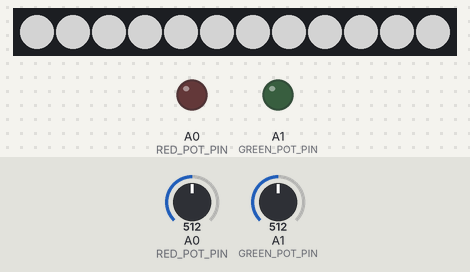
The sketch below on a simulated Arduino Uno, built with avr-gcc and run on an emulated ATmega328P. Shown: 12 RGB LEDs in strip order, left to right, output pins drawn as LEDs (lit = HIGH). The test bench sets the inputs (shaded band); at power-on: A0 (RED_POT_PIN) = 512, A1 (GREEN_POT_PIN) = 512. Dim RGB values are drawn brighter than linear.

Above: at 1.2 s.
1.3 s: A0 (RED_POT_PIN) set to 716
2.8 s: A1 (GREEN_POT_PIN) set to 306
At 3.7 s:
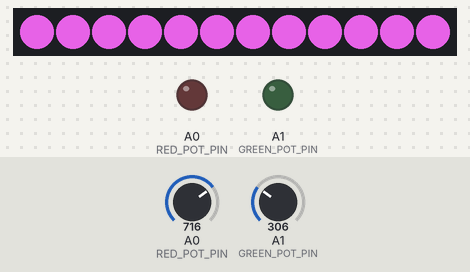
4.3 s: A0 (RED_POT_PIN) set to 122
At 5.5 s:
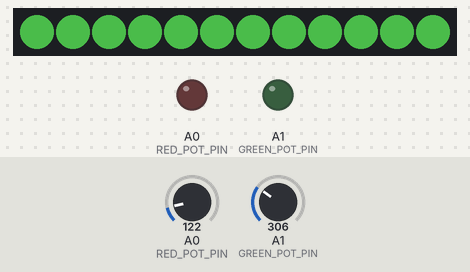
5.8 s: A1 (GREEN_POT_PIN) set to 122
At 6.8 s:
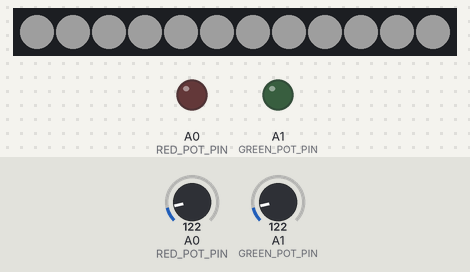
7.3 s: A0 (RED_POT_PIN) set to 0
At 8.5 s:
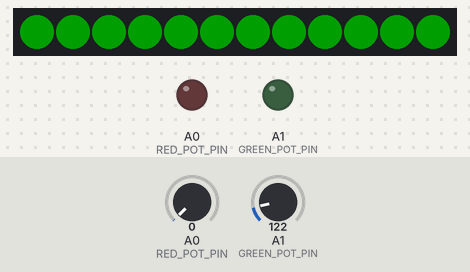
8.8 s: A1 (GREEN_POT_PIN) set to 0
At 9.2 s:
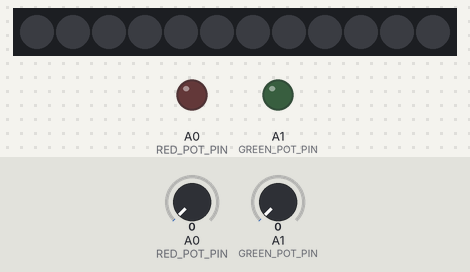
Timing chart, 0 to 11.3 s (numbered marks = the images above; inputs shaded):
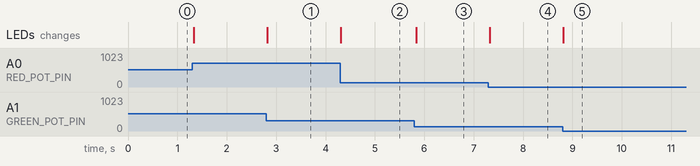

The sketch:

_02-rgb-lab.ino
```cpp
#include <Adafruit_NeoPixel.h>

#define RED_POT_PIN A0
#define GREEN_POT_PIN A1
#define BLUE_POT_PIN A0

#define NUMBER_PIXELS 12
#define LED_DATA_PIN 12
Adafruit_NeoPixel strip = Adafruit_NeoPixel(NUMBER_PIXELS, LED_DATA_PIN, NEO_GRB + NEO_KHZ800);
int redValue, greenValue, blueValue;

void setup()
{
  pinMode(RED_POT_PIN, OUTPUT);
  pinMode(GREEN_POT_PIN, OUTPUT);
  pinMode(BLUE_POT_PIN, OUTPUT);
  strip.begin(); // initialize the memory for the LED strip
}

void loop() {
  // read the POT values
  redValue = analogRead(RED_POT_PIN);
  greenValue = analogRead(GREEN_POT_PIN);
  blueValue = analogRead(BLUE_POT_PIN);

  // convert range of 0-1023 to 0-255
  redValue = map(redValue,   0, 1024, 0, 255);
  greenValue = map(greenValue, 0, 1024, 0, 255);
  blueValue = map(blueValue,  0, 1024, 0, 255);

  // update the new values
  for (int i=0; i<=NUMBER_PIXELS; i++)
      strip.setPixelColor(i, redValue, greenValue, blueValue);
   strip.show();
   delay(50); // slow the loop down
}
```

Measured:
- after the input at 2.8 s, the LEDs: change at once (image 1)
- after the input at 4.3 s, the LEDs: change at once (image 2)
- after the input at 5.8 s, the LEDs: change at once (image 3)
- after the input at 7.3 s, the LEDs: change at once (image 4)
- after the input at 8.8 s, the LEDs: change at once (image 5)
